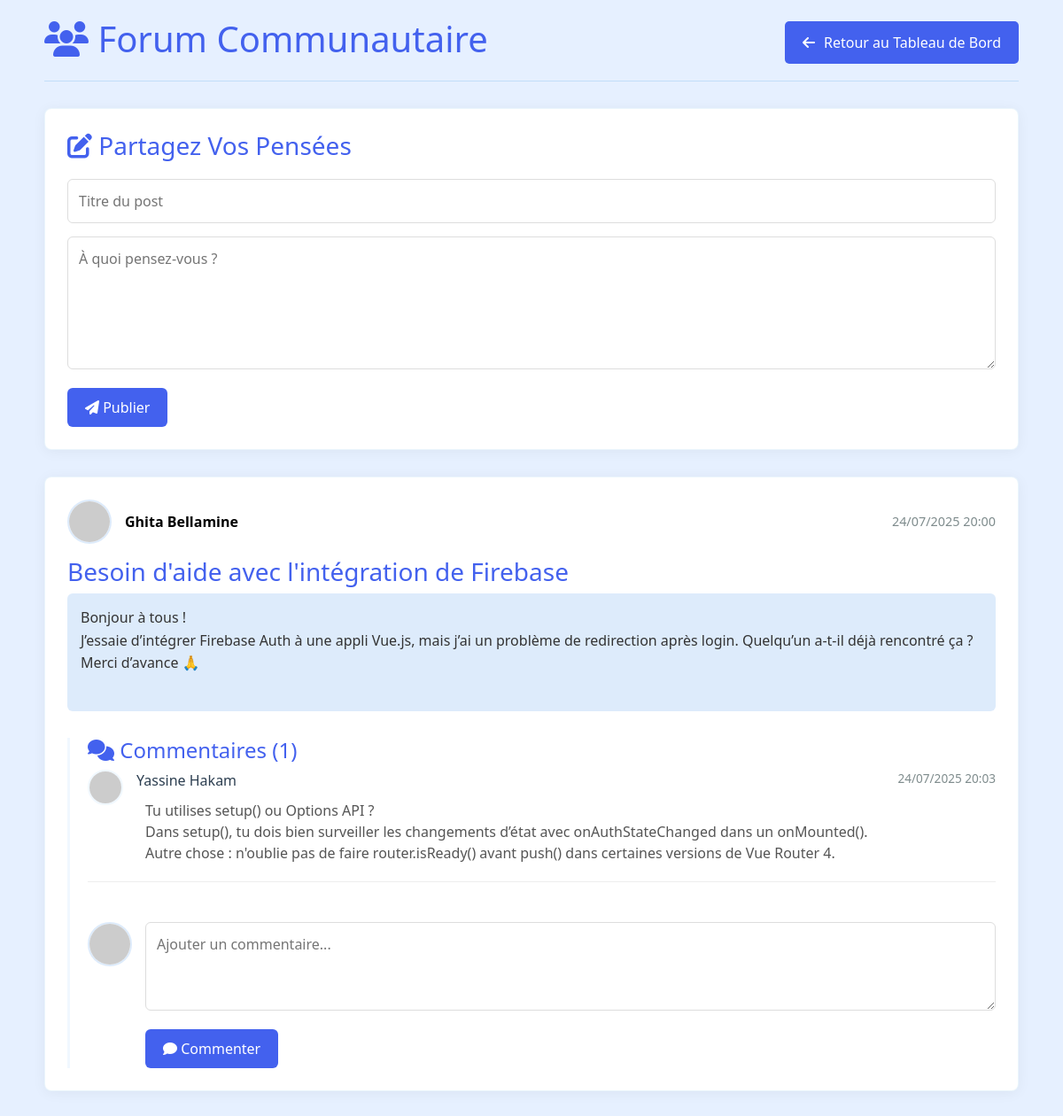
The app's page /stage/community.php (signed in) with its own data.
### tables this page shows
CREATE TABLE `forum_posts` (
  `id` int(11) NOT NULL,
  `PPR` int(11) NOT NULL,
  `title` varchar(255) NOT NULL,
  `content` text NOT NULL,
  `created_at` timestamp NOT NULL DEFAULT current_timestamp()
);

CREATE TABLE `utilisateurs` (
  `PPR` int(11) NOT NULL,
  `Cin` varchar(25) NOT NULL,
  `prenom` varchar(25) NOT NULL,
  `nom` varchar(25) NOT NULL,
  `d_naiss` date NOT NULL,
  `d_recrutement` date NOT NULL,
  `sit_familliale` varchar(25) NOT NULL,
  `genre` varchar(25) NOT NULL,
  `role` varchar(25) NOT NULL DEFAULT 'user',
  `email` varchar(50) DEFAULT NULL,
  `password` varchar(255) NOT NULL,
  `fonction` varchar(25) NOT NULL,
  `grade` varchar(25) NOT NULL,
  `img` longblob NOT NULL,
  `mime_type` int(50) DEFAULT NULL,
  `img_profile` longblob NOT NULL,
  `mime_type2` varchar(50) NOT NULL
);

CREATE TABLE `forum_comments` (
  `id` int(11) NOT NULL,
  `post_id` int(11) NOT NULL,
  `PPR` int(11) NOT NULL,
  `content` text NOT NULL,
  `created_at` timestamp NOT NULL DEFAULT current_timestamp()
);

### stage/community.php (the view, shortened to what this page needs)
<?php
$db = Database::getInstance()->getConnection();
$currentUserPPR = $_SESSION['user']['PPR'];
$userStmt = $db->prepare("SELECT nom, prenom, img_profile, mime_type2 FROM utilisateurs WHERE PPR = ?");
$userStmt->execute([$currentUserPPR]);
$currentUser = $userStmt->fetch(PDO::FETCH_ASSOC);
$posts = $db->query("
    SELECT fp.*, u.nom, u.prenom, u.img_profile, u.mime_type2
    FROM forum_posts fp
    JOIN utilisateurs u ON fp.PPR = u.PPR
    ORDER BY fp.created_at DESC
")->fetchAll(PDO::FETCH_ASSOC);
foreach ($posts as &$post) {
    $stmt = $db->prepare("
        SELECT fc.*, u.nom, u.prenom, u.img_profile, u.mime_type2
        FROM forum_comments fc
        JOIN utilisateurs u ON fc.PPR = u.PPR
        WHERE fc.post_id = ?
        ORDER BY fc.created_at ASC
    ");
    $stmt->execute([$post['id']]);
    $post['comments'] = $stmt->fetchAll(PDO::FETCH_ASSOC);
}
function displayProfileImage($user) {
    if ($user['img_profile']) {
        $base64 = base64_encode($user['img_profile']);
        $mime = $user['mime_type2'] ?: 'image/jpeg';
        return "data:$mime;base64,$base64";
    } else {
        $name = urlencode($user['prenom'] . ' ' . $user['nom']);
        return "https://ui-avatars.com/api/?name=$name&background=3498db&color=fff";
    }
}
?>
<!DOCTYPE html>
<html lang="en">
<head>
    <link href="https://cdnjs.cloudflare.com/ajax/libs/font-awesome/6.4.0/css/all.min.css" rel="stylesheet">
    <link href="https://cdn.jsdelivr.net/npm/bootstrap@5.3.0/dist/css/bootstrap.min.css" rel="stylesheet">
</head>
<body>
    <div class="main-content">
        <div class="container">
            <div class="forum-header">
                <h1><i class="fas fa-users" style="color: var(--primary-blue);"></i> Forum Communautaire</h1>
                <br>
                <br>   <a href="dash.php" class="return-button">
                <i class="fas fa-arrow-left"></i> Retour au Tableau de Bord
            </a>
            </div>
            <div class="post-form">
                <h3><i class="fas fa-edit"></i> Partagez Vos Pensées</h3>
                <form method="POST">
                    <input type="text" name="title" placeholder="Titre du post" required>
                    <textarea name="content" placeholder="À quoi pensez-vous ?" required></textarea>
                    <button type="submit" name="create_post" class="btn btn-primary">
                        <i class="fas fa-paper-plane"></i> Publier
                    </button>
                </form>
            </div>
            <div class="posts-list">
                <?php if (empty($posts)): ?>
                    <div class="no-posts">
                        <i class="fas fa-comments fa-2x" style="margin-bottom: 15px;"></i>
                        <h3>Aucun post pour l'instant</h3>
                        <p>Soyez le premier à lancer la conversation !</p>
                    </div>
                <?php else: ?>
                    <?php foreach ($posts as $post): ?>
                        <div class="post-card">
                            <div class="post-header">
                                <div class="author-info">
                                    <img src="<?= displayProfileImage($post) ?>"
                                         alt="Photo de profil" class="profile-picture">
                                    <span class="post-author"><?= htmlspecialchars($post['prenom'] . ' ' . $post['nom']) ?></span>
                                </div>
                                <span class="post-date"><?= date('d/m/Y H:i', strtotime($post['created_at'])) ?></span>
                            </div>
                            <h3><?= htmlspecialchars($post['title']) ?></h3>
                            <div class="post-content">
                                <?= nl2br(htmlspecialchars($post['content'])) ?>
                            </div>
                            <div class="comments-section">
                                <h4><i class="fas fa-comments"></i> Commentaires (<?= count($post['comments']) ?>)</h4>
                                <?php foreach ($post['comments'] as $comment): ?>
                                    <div class="comment">
                                        <img src="<?= displayProfileImage($comment) ?>"
                                             alt="Photo de profil" class="comment-picture">
                                        <div class="comment-content-wrapper">
                                            <div class="comment-header">
                                                <span class="comment-author"><?= htmlspecialchars($comment['prenom'] . ' ' . $comment['nom']) ?></span>
                                                <span class="comment-date"><?= date('d/m/Y H:i', strtotime($comment['created_at'])) ?></span>
                                            </div>
                                            <div class="comment-content">
                                                <?= nl2br(htmlspecialchars($comment['content'])) ?>
                                            </div>
                                        </div>
                                    </div>
                                <?php endforeach; ?>
                                <div class="comment-form">
                                    <img src="<?= displayProfileImage($currentUser) ?>"
                                         alt="Votre profil" class="current-user-picture">
                                    <div class="comment-form-wrapper">
                                        <form method="POST">
                                            <textarea name="comment_content" placeholder="Ajouter un commentaire..." required></textarea>
                                            <button type="submit" name="add_comment" class="btn btn-primary">
                                                <i class="fas fa-comment"></i> Commenter
                                            </button>
                                        </form>
                                    </div>
                                </div>
                            </div>
                        </div>
                    <?php endforeach; ?>
                <?php endif; ?>
            </div>
        </div>
    </div>
</body>
</html>
</html>

### stage/community.php (style rules this page uses)
:root { --primary-blue: #4361ee; --secondary-blue: #88a5e2ff; --light-blue: #ddebfbff; --lighter-blue: #f0f8ff; --dark-blue: #2c3e50; --light-gray: #f8f9fa; --white: #ffffff; }
body { font-family: 'Segoe UI', Tahoma, Geneva, Verdana, sans-serif; background-color: #e6f0ff; margin: 0; padding: 0; color: #333; }
.container { max-width: 1f000px; margin: 0 auto; padding: 20px; }
h1, h2, h3, h4 { color: #4361ee; }
.forum-header { display: flex; justify-content: space-between; align-items: center; margin-bottom: 30px; padding-bottom: 15px; border-bottom: 1px solid rgba(52, 152, 219, 0.2); }
.post-form { background-color: var(--white); padding: 25px; border-radius: 8px; margin-bottom: 30px; box-shadow: 0 2px 15px rgba(0, 0, 0, 0.05); border: 1px solid rgba(52, 152, 219, 0.1); }
.post-form h3 { color: var(--primary-blue); margin-bottom: 20px; }
.post-form input[type="text"], .post-form textarea, .comment-form textarea { width: 100%; padding: 12px; margin-bottom: 15px; border-radius: 6px; border: 1px solid #ddd; transition: border 0.3s; font-family: inherit; }
.post-form textarea { min-height: 150px; resize: vertical; }
.post-card { background-color: var(--white); border-radius: 8px; padding: 25px; margin-bottom: 25px; box-shadow: 0 2px 15px rgba(0, 0, 0, 0.05); border: 1px solid rgba(52, 152, 219, 0.1); }
.post-header { display: flex; justify-content: space-between; align-items: center; margin-bottom: 15px; }
.author-info { display: flex; align-items: center; gap: 15px; }
.profile-picture { width: 50px; height: 50px; border-radius: 50%; object-fit: cover; border: 2px solid var(--light-blue); }
.post-author { font-weight: 600; color: black; }
.post-date { color: #7f8c8d; font-size: 0.9em; }
.post-content { margin-bottom: 20px; padding: 15px; background-color: var(--light-blue); border-radius: 6px; line-height: 1.6; }
.comments-section { margin-top: 30px; padding-left: 20px; border-left: 3px solid var(--lighter-blue); }
.comment { display: flex; gap: 15px; margin-bottom: 20px; padding-bottom: 20px; border-bottom: 1px solid #eee; }
.comment-picture { width: 40px; height: 40px; border-radius: 50%; object-fit: cover; border: 2px solid var(--lighter-blue); }
.comment-content-wrapper { flex: 1; }
.comment-header { display: flex; justify-content: space-between; margin-bottom: 10px; }
.comment-author { font-weight: 500; color: var(--dark-blue); }
.comment-date { color: #7f8c8d; font-size: 0.85em; }
.comment-content { padding-left: 10px; color: #555; line-height: 1.5; }
.comment-form { margin-top: 25px; padding-top: 20px; display: flex; gap: 15px; }
.current-user-picture { width: 50px; height: 50px; border-radius: 50%; object-fit: cover; border: 2px solid var(--light-blue); }
.comment-form-wrapper { flex: 1; }
.comment-form textarea { min-height: 100px; resize: vertical; }
.btn { padding: 10px 20px; border-radius: 6px; border: none; cursor: pointer; font-weight: 500; transition: all 0.3s; }
.btn-primary { background-color: var(--primary-blue); color: white; }
.return-button { background-color: var(--primary-blue); color: white; border: none; padding: 12px 20px; border-radius: 5px; cursor: pointer; font-size: 16px; transition: all 0.3s ease; min-width: 150px; text-align: center; display: flex; align-items: center; justify-content: center; gap: 10px; text-decoration: none; }

### records on screen
forum_posts: PPR.nom "Ghita Bellamine", created_at "24/07/2025 20:00", title "Besoin d'aide avec l'intégration de Firebase", content "Bonjour à tous ! J’essaie d’intégrer Firebase Auth à une appli Vue.js, mais j’ai un problème de redirection après login. Quelqu’un a-t-il déjà rencontré ça ? Merci d’avance 🙏", count($post['comments']) "1"
forum_comments: PPR.nom "Yassine Hakam", created_at "24/07/2025 20:03", content "Tu utilises setup() ou Options API ? Dans setup(), tu dois bien surveiller les changements d’état avec onAuthStateChanged dans un onMounted(). Autre chose : n'oublie pas de faire router.isReady() avant push() dans certaines versions de Vue Router 4."
